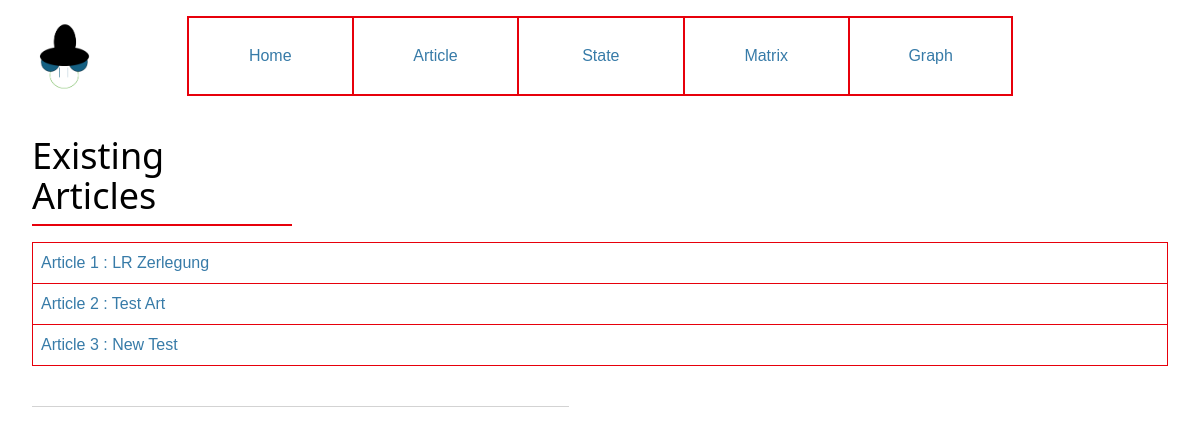
The page / on the database its author committed.
### tables this page shows
CREATE TABLE articles (
    id INTEGER PRIMARY KEY AUTOINCREMENT,
    name VARCHAR NOT NULL,
    stateOrder VARCHAR NOT NULL
);

### EduProj/article.py (the view)
@bp.route("/")
def read():
    db = get_db()
    articles = db.execute(
        "SELECT * FROM articles"
    ).fetchall()
    logging.info(articles)
    if articles is not None:
        return(render_template("article/read.html", articles=articles, cols_page=1))

### EduProj/db.py (called while the page is built)
def get_db():
    if 'db' not in g:
        g.db = sqlite3.connect(
            current_app.config["DATABASE"],
            detect_types=sqlite3.PARSE_DECLTYPES
        )
        g.db.row_factory = sqlite3.Row #make_dicts #rows like dict
    return g.db

### EduProj/templates/article/read.html (shortened to what this page needs)
{% extends 'base.html' %}
{% block header %}
  {% block title %}Existing Articles{% endblock %}
{% endblock %}
{% block content %}
    {% for article in articles %}
    <a class="m-0 border-0" href={{'/read/'}}{{(article['id'])}}>
       {% if loop.last %}
       <div class="hover:bg-red-300 bg-white columns-2xs bg-blue-200 p-2 m-0 border-l-1 border-r-1 border-t-1 border-b-1 border-red-600">
        Article {{article["id"]}} : {{article["name"]}}
      </div>
    </a>
       {% else %}
       <div class="hover:bg-red-300 bg-white columns-2xs bg-blue-200 p-2 m-0 border-l-1 border-r-1 border-t-1 border-red-600">
          Article {{article["id"]}} : {{article["name"]}}
        </div>
      </a>
    {% endif %}
    {%endfor %}
{% endblock %}

### rows shown on the page
articles: id "1", name "LR Zerlegung"
articles: id "2", name "Test Art"
articles: id "3", name "New Test"
